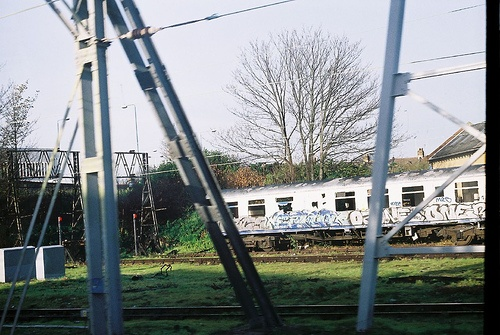
#> input picture imagens/000024.jpg, 500 x 335 px
$ python -i pre-processamentos.py   (imports and definitions only)   (Python 2 division)   (older library calls are emulated)
#> lines starting #> are read from the running program, lines starting #| are printed output that depends on the picture
# pacote utilizado para auxiliar a manipulacao de imagemns
import cv2
import numpy as np
import os
from skimage.morphology import erosion, dilation, opening, closing, white_tophat
from skimage.morphology import disk
from skimage.morphology import watershed
from skimage.feature import peak_local_max
from skimage import morphology
from skimage.measure import label
from skimage.morphology import closing
from skimage.feature import canny


class Preprocessamentos:

    # mehora imagem

    # [11 lines left out: function agucamentoBordas, not called in this run]

    def equalizaHist(self, caminho):
#> called with caminho = 'imagens/000024.jpg'
        img = cv2.imread(caminho, 0)
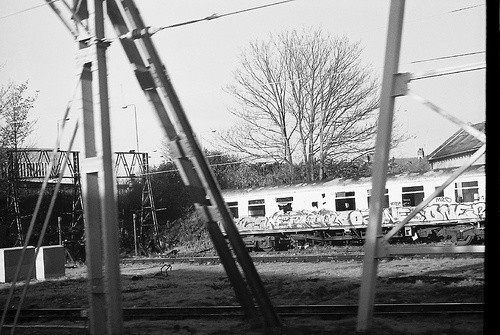
#> img: shape (335, 500); min 0, max 255, mean 134.2
        equ = cv2.equalizeHist(img)
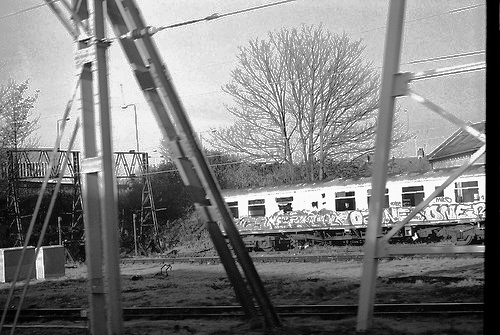
#> equ: shape (335, 500); min 0, max 255, mean 125.7
        classe = caminho.split("/")[1]
#> (the run stopped early here; a loop or call above may not have finished)

$ run again, on imagens/example_05.jpg
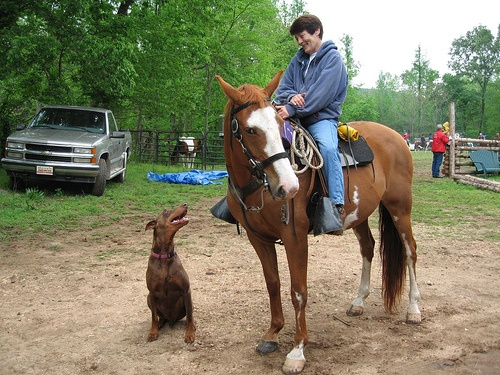
#> input picture imagens/example_05.jpg, 500 x 375 px
#> in equalizaHist, `img = cv2.imread(caminho, 0)`:
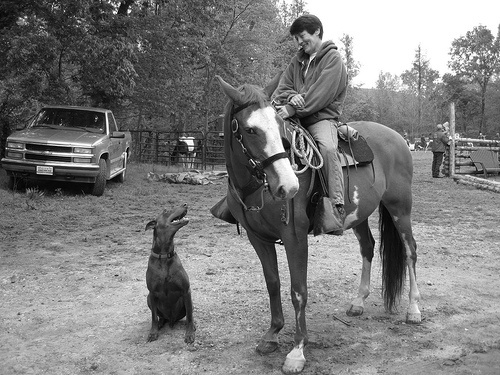
#> img: shape (375, 500); min 0, max 255, mean 124.5
#> in equalizaHist, `equ = cv2.equalizeHist(img)`:
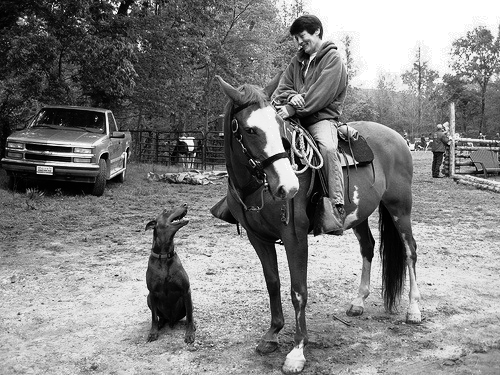
#> equ: shape (375, 500); min 0, max 255, mean 128.3

$ run again, on imagens/example_06.jpg
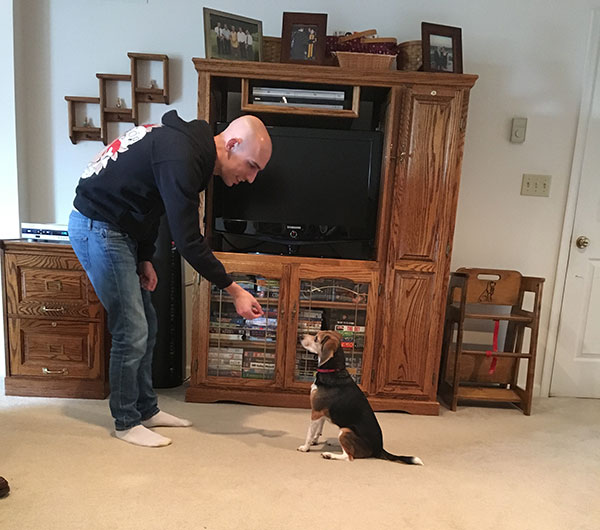
#> input picture imagens/example_06.jpg, 600 x 530 px
#> in equalizaHist, `img = cv2.imread(caminho, 0)`:
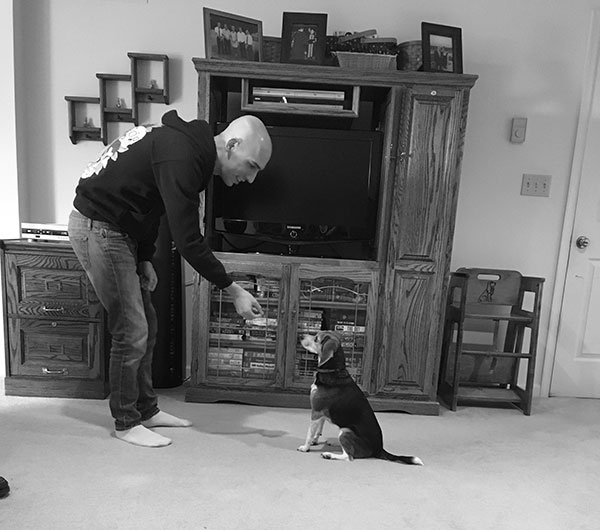
#> img: shape (530, 600); min 0, max 255, mean 120
#> in equalizaHist, `equ = cv2.equalizeHist(img)`:
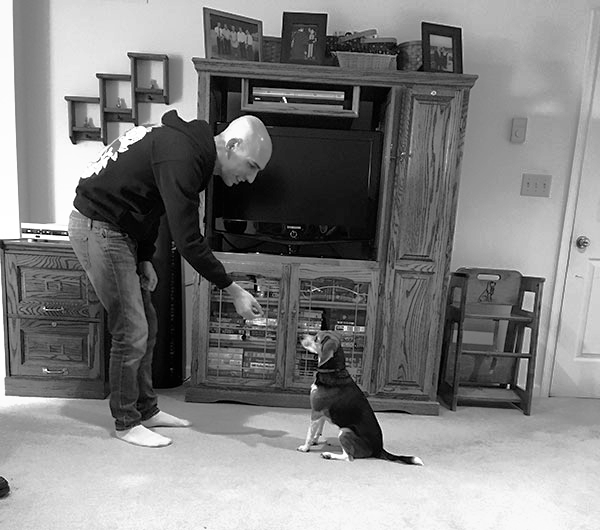
#> equ: shape (530, 600); min 0, max 255, mean 128.1
